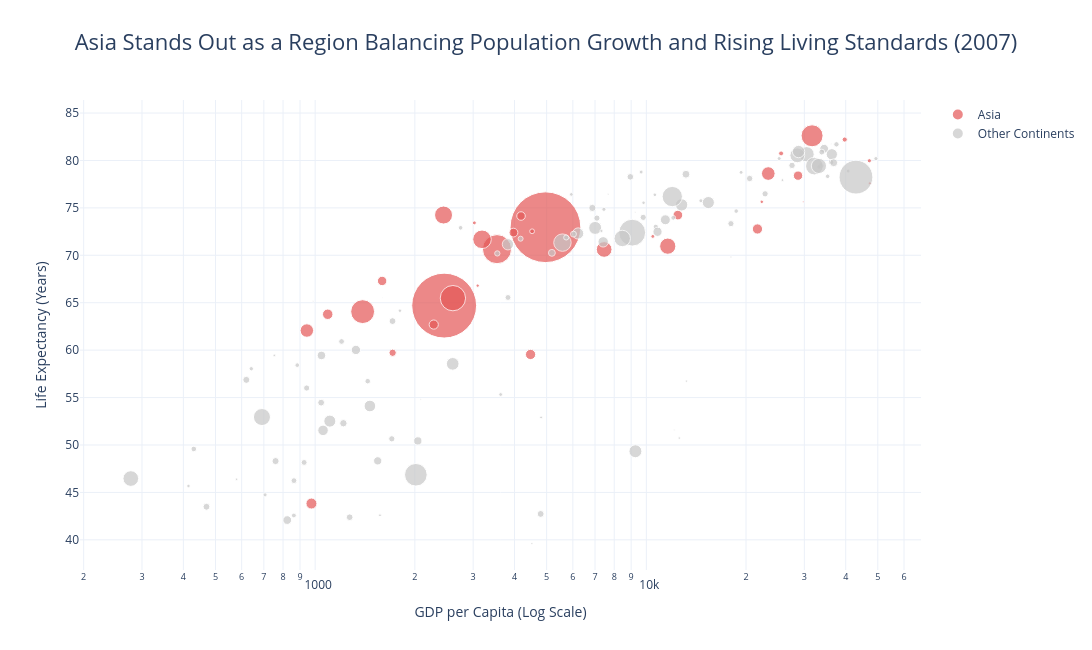

Notebook code cell kept with this figure:
### Markdown cell above
## Task 2 — Bubble chart: tell a story

**What to build:** A bubble chart (full 2007 dataset, all countries) where:
- x = GDP per capita (log scale)
- y = life expectancy
- size = population
- colour = ONE continent highlighted (your choice), all others grey
- At least one annotation explaining the highlighted group's story

> This is the grey-and-highlight technique applied to a bubble chart.

### Code cell
# Task 2
# YOUR CODE HERE
import pandas as pd
import plotly.express as px

# Use only 2007 data
df_2007 = df[df['year'] == 2007].copy()

# Highlight Asia, grey out all others
df_2007['highlight'] = df_2007['continent'].apply(
    lambda x: 'Asia' if x == 'Asia' else 'Other Continents'
)

# Bubble chart
fig = px.scatter(
    df_2007,
    x='gdpPercap',
    y='lifeExp',
    size='pop',
    color='highlight',
    hover_name='country',
    log_x=True,
    size_max=50,
    title='Asia Stands Out as a Region Balancing Population Growth and Rising Living Standards (2007)',
    color_discrete_map={
        'Asia': '#E45756',
        'Other Continents': '#C7C7C7'
    },
    labels={
        'gdpPercap': 'GDP per Capita (Log Scale)',
        'lifeExp': 'Life Expectancy (Years)'
    }
)

# Annotation telling the story
fig.add_annotation(
    x=12000,
    y=74,
    text="Many Asian countries combine large populations<br>with improving wealth and longer life expectancy.",
    showarrow=True,
    arrowhead=2
)

fig.update_layout(
    template='plotly_white',
    width=1100,
    height=650,
    title={
        'x': 0.5,
        'font': {'size': 22}
    },
    legend_title_text=''
)

fig.show()

### Figure 1 — Plotly figure (JSON) as saved in the notebook; plotly's stock layout.template omitted (floating-point values rounded to 4 significant figures)
{"data": [{"hovertemplate": "<b>%{hovertext}</b><br><br>highlight=Asia<br>GDP per Capita (Log Scale)=%{x}<br>Life Expectancy (Years)=%{y}<br>pop=%{marker.size}<extra></extra>", "hovertext": ["Afghanistan", "Bahrain", "Bangladesh", "Cambodia", "China", "Hong Kong, China", "India", "Indonesia", "Iran", "Iraq", "Israel", "Japan", "Jordan", "Korea, Dem. Rep.", "Korea, Rep.", "Kuwait", "Lebanon", "Malaysia", "Mongolia", "Myanmar", "Nepal", "Oman", "Pakistan", "Philippines", "Saudi Arabia", "Singapore", "Sri Lanka", "Syria", "Taiwan", "Thailand", "Vietnam", "West Bank and Gaza", "Yemen, Rep."], "legendgroup": "Asia", "marker": {"color": "#E45756", "size": [31889923, 708573, 150448339, 14131858, 1318683096, 6980412, 1110396331, 223547000, 69453570, 27499638, 6426679, 127467972, 6053193, 23301725, 49044790, 2505559, 3921278, 24821286, 2874127, 47761980, 28901790, 3204897, 169270617, 91077287, 27601038, 4553009, 20378239, 19314747, 23174294, 65068149, 85262356, 4018332, 22211743], "sizemode": "area", "sizeref": 527500.0, "symbol": "circle"}, "mode": "markers", "name": "Asia", "orientation": "v", "showlegend": true, "type": "scatter", "x": [974.6, 29800.0, 1391.0, 1714.0, 4959.0, 39720.0, 2452.0, 3541.0, 11610.0, 4471.0, 25520.0, 31660.0, 4519.0, 1593.0, 23350.0, 47310.0, 10460.0, 12450.0, 3096.0, 944.0, 1091.0, 22320.0, 2606.0, 3190.0, 21650.0, 47140.0, 3970.0, 4185.0, 28720.0, 7458.0, 2442.0, 3025.0, 2281.0], "xaxis": "x", "y": [43.83, 75.64, 64.06, 59.72, 72.96, 82.21, 64.7, 70.65, 70.96, 59.55, 80.75, 82.6, 72.53, 67.3, 78.62, 77.59, 71.99, 74.24, 66.8, 62.07, 63.78, 75.64, 65.48, 71.69, 72.78, 79.97, 72.4, 74.14, 78.4, 70.62, 74.25, 73.42, 62.7], "yaxis": "y"}, {"hovertemplate": "<b>%{hovertext}</b><br><br>highlight=Other Continents<br>GDP per Capita (Log Scale)=%{x}<br>Life Expectancy (Years)=%{y}<br>pop=%{marker.size}<extra></extra>", "hovertext": ["Albania", "Algeria", "Angola", "Argentina", "Australia", "Austria", "Belgium", "Benin", "Bolivia", "Bosnia and Herzegovina", "Botswana", "Brazil", "Bulgaria", "Burkina Faso", "Burundi", "Cameroon", "Canada", "Central African Republic", "Chad", "Chile", "Colombia", "Comoros", "Congo, Dem. Rep.", "Congo, Rep.", "Costa Rica", "Cote d'Ivoire", "Croatia", "Cuba", "Czech Republic", "Denmark", "Djibouti", "Dominican Republic", "Ecuador", "Egypt", "El Salvador", "Equatorial Guinea", "Eritrea", "Ethiopia", "Finland", "France", "Gabon", "Gambia", "Germany", "Ghana", "Greece", "Guatemala", "Guinea", "Guinea-Bissau", "Haiti", "Honduras", "Hungary", "Iceland", "Ireland", "Italy", "Jamaica", "Kenya", "Lesotho", "Liberia", "Libya", "Madagascar", "Malawi", "Mali", "Mauritania", "Mauritius", "Mexico", "Montenegro", "Morocco", "Mozambique", "Namibia", "Netherlands", "New Zealand", "Nicaragua", "Niger", "Nigeria", "Norway", "Panama", "Paraguay", "Peru", "Poland", "Portugal", "Puerto Rico", "Reunion", "Romania", "Rwanda", "Sao Tome and Principe", "Senegal", "Serbia", "Sierra Leone", "Slovak Republic", "Slovenia", "Somalia", "South Africa", "Spain", "Sudan", "Swaziland", "Sweden", "Switzerland", "Tanzania", "Togo", "Trinidad and Tobago", "Tunisia", "Turkey", "Uganda", "United Kingdom", "United States", "Uruguay", "Venezuela", "Zambia", "Zimbabwe"], "legendgroup": "Other Continents", "marker": {"color": "#C7C7C7", "size": [3600523, 33333216, 12420476, 40301927, 20434176, 8199783, 10392226, 8078314, 9119152, 4552198, 1639131, 190010647, 7322858, 14326203, 8390505, 17696293, 33390141, 4369038, 10238807, 16284741, 44227550, 710960, 64606759, 3800610, 4133884, 18013409, 4493312, 11416987, 10228744, 5468120, 496374, 9319622, 13755680, 80264543, 6939688, 551201, 4906585, 76511887, 5238460, 61083916, 1454867, 1688359, 82400996, 22873338, 10706290, 12572928, 9947814, 1472041, 8502814, 7483763, 9956108, 301931, 4109086, 58147733, 2780132, 35610177, 2012649, 3193942, 6036914, 19167654, 13327079, 12031795, 3270065, 1250882, 108700891, 684736, 33757175, 19951656, 2055080, 16570613, 4115771, 5675356, 12894865, 135031164, 4627926, 3242173, 6667147, 28674757, 38518241, 10642836, 3942491, 798094, 22276056, 8860588, 199579, 12267493, 10150265, 6144562, 5447502, 2009245, 9118773, 43997828, 40448191, 42292929, 1133066, 9031088, 7554661, 38139640, 5701579, 1056608, 10276158, 71158647, 29170398, 60776238, 301139947, 3447496, 26084662, 11746035, 12311143], "sizemode": "area", "sizeref": 527500.0, "symbol": "circle"}, "mode": "markers", "name": "Other Continents", "orientation": "v", "showlegend": true, "type": "scatter", "x": [5937.0, 6223.0, 4797.0, 12780.0, 34440.0, 36130.0, 33690.0, 1441.0, 3822.0, 7446.0, 12570.0, 9066.0, 10680.0, 1217.0, 430.1, 2042.0, 36320.0, 706.0, 1704.0, 13170.0, 7007.0, 986.1, 277.6, 3633.0, 9645.0, 1545.0, 14620.0, 8948.0, 22830.0, 35280.0, 2082.0, 6025.0, 6873.0, 5581.0, 5728.0, 12150.0, 641.4, 690.8, 33210.0, 30470.0, 13210.0, 752.7, 32170.0, 1328.0, 27540.0, 5186.0, 942.7, 579.2, 1202.0, 3548.0, 18010.0, 36180.0, 40680.0, 28570.0, 7321.0, 1463.0, 1569.0, 414.5, 12060.0, 1045.0, 759.3, 1043.0, 1803.0, 10960.0, 11980.0, 9254.0, 3820.0, 823.7, 4811.0, 36800.0, 25190.0, 2749.0, 619.7, 2014.0, 49360.0, 9809.0, 4173.0, 7409.0, 15390.0, 20510.0, 19330.0, 7670.0, 10810.0, 863.1, 1598.0, 1712.0, 9787.0, 862.5, 18680.0, 25770.0, 926.1, 9270.0, 28820.0, 2602.0, 4513.0, 33860.0, 37510.0, 1107.0, 883.0, 18010.0, 7093.0, 8458.0, 1056.0, 33200.0, 42950.0, 10610.0, 11420.0, 1271.0, 469.7], "xaxis": "x", "y": [76.42, 72.3, 42.73, 75.32, 81.23, 79.83, 79.44, 56.73, 65.55, 74.85, 50.73, 72.39, 73.0, 52.3, 49.58, 50.43, 80.65, 44.74, 50.65, 78.55, 72.89, 65.15, 46.46, 55.32, 78.78, 48.33, 75.75, 78.27, 76.49, 78.33, 54.79, 72.23, 74.99, 71.34, 71.88, 51.58, 58.04, 52.95, 79.31, 80.66, 56.73, 59.45, 79.41, 60.02, 79.48, 70.26, 56.01, 46.39, 60.92, 70.2, 73.34, 81.76, 78.89, 80.55, 72.57, 54.11, 42.59, 45.68, 73.95, 59.44, 48.3, 54.47, 64.16, 72.8, 76.19, 74.54, 71.16, 42.08, 52.91, 79.76, 80.2, 72.9, 56.87, 46.86, 80.2, 75.54, 71.75, 71.42, 75.56, 78.1, 78.75, 76.44, 72.48, 46.24, 65.53, 63.06, 74.0, 42.57, 74.66, 77.93, 48.16, 49.34, 80.94, 58.56, 39.61, 80.88, 81.7, 52.52, 58.42, 69.82, 73.92, 71.78, 51.54, 79.42, 78.24, 76.38, 73.75, 42.38, 43.49], "yaxis": "y"}], "layout": {"annotations": [{"arrowhead": 2, "showarrow": true, "text": "Many Asian countries combine large populations<br>with improving wealth and longer life expectancy.", "x": 12000, "y": 74}], "height": 650, "legend": {"itemsizing": "constant", "title": {"text": ""}, "tracegroupgap": 0}, "title": {"font": {"size": 22}, "text": "Asia Stands Out as a Region Balancing Population Growth and Rising Living Standards (2007)", "x": 0.5}, "width": 1100, "xaxis": {"anchor": "y", "domain": [0, 1], "title": {"text": "GDP per Capita (Log Scale)"}, "type": "log"}, "yaxis": {"anchor": "x", "domain": [0, 1], "title": {"text": "Life Expectancy (Years)"}}}}
